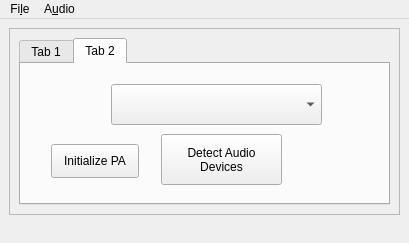
<?xml version="1.0" encoding="UTF-8"?>
<ui version="4.0">
 <class>HelloWindow</class>
 <widget class="QMainWindow" name="HelloWindow">
  <property name="geometry">
   <rect>
    <x>0</x>
    <y>0</y>
    <width>409</width>
    <height>243</height>
   </rect>
  </property>
  <property name="sizePolicy">
   <sizepolicy hsizetype="Preferred" vsizetype="Preferred">
    <horstretch>0</horstretch>
    <verstretch>0</verstretch>
   </sizepolicy>
  </property>
  <property name="minimumSize">
   <size>
    <width>271</width>
    <height>128</height>
   </size>
  </property>
  <property name="maximumSize">
   <size>
    <width>3000</width>
    <height>3000</height>
   </size>
  </property>
  <property name="windowTitle">
   <string>MainWindow</string>
  </property>
  <property name="animated">
   <bool>true</bool>
  </property>
  <widget class="QWidget" name="centralwidget">
   <layout class="QHBoxLayout" name="horizontalLayout">
    <item>
     <widget class="QFrame" name="frame">
      <property name="frameShape">
       <enum>QFrame::StyledPanel</enum>
      </property>
      <property name="frameShadow">
       <enum>QFrame::Raised</enum>
      </property>
      <layout class="QVBoxLayout" name="verticalLayout">
       <item>
        <widget class="QTabWidget" name="tabWidget">
         <property name="currentIndex">
          <number>1</number>
         </property>
         <widget class="QWidget" name="tab_5">
          <attribute name="title">
           <string>Tab 1</string>
          </attribute>
          <widget class="QPushButton" name="trigger">
           <property name="geometry">
            <rect>
             <x>0</x>
             <y>20</y>
             <width>381</width>
             <height>34</height>
            </rect>
           </property>
           <property name="text">
            <string>Hello?</string>
           </property>
          </widget>
          <widget class="QLineEdit" name="output">
           <property name="geometry">
            <rect>
             <x>0</x>
             <y>80</y>
             <width>381</width>
             <height>32</height>
            </rect>
           </property>
           <property name="alignment">
            <set>Qt::AlignCenter</set>
           </property>
           <property name="readOnly">
            <bool>true</bool>
           </property>
           <property name="placeholderText">
            <string>...</string>
           </property>
           <property name="clearButtonEnabled">
            <bool>false</bool>
           </property>
          </widget>
         </widget>
         <widget class="QWidget" name="tab_6">
          <attribute name="title">
           <string>Tab 2</string>
          </attribute>
          <widget class="QComboBox" name="audioListQ">
           <property name="geometry">
            <rect>
             <x>90</x>
             <y>20</y>
             <width>211</width>
             <height>41</height>
            </rect>
           </property>
           <property name="currentText">
            <string/>
           </property>
          </widget>
          <widget class="QPushButton" name="paInitTrigger">
           <property name="geometry">
            <rect>
             <x>30</x>
             <y>80</y>
             <width>88</width>
             <height>34</height>
            </rect>
           </property>
           <property name="text">
            <string>Initialize PA</string>
           </property>
          </widget>
          <widget class="QPushButton" name="paPopulateTrigger">
           <property name="geometry">
            <rect>
             <x>140</x>
             <y>70</y>
             <width>121</width>
             <height>51</height>
            </rect>
           </property>
           <property name="text">
            <string>Detect Audio
Devices</string>
           </property>
          </widget>
         </widget>
        </widget>
       </item>
      </layout>
     </widget>
    </item>
   </layout>
  </widget>
  <widget class="QMenuBar" name="menubar">
   <property name="geometry">
    <rect>
     <x>0</x>
     <y>0</y>
     <width>409</width>
     <height>30</height>
    </rect>
   </property>
   <widget class="QMenu" name="menuFile">
    <property name="title">
     <string>Fi&amp;le</string>
    </property>
    <addaction name="actionQuit"/>
   </widget>
   <widget class="QMenu" name="menuAudio">
    <property name="title">
     <string>A&amp;udio</string>
    </property>
    <addaction name="actionChoose_Audio_Device"/>
   </widget>
   <addaction name="menuFile"/>
   <addaction name="menuAudio"/>
  </widget>
  <widget class="QStatusBar" name="statusbar">
   <property name="sizeGripEnabled">
    <bool>false</bool>
   </property>
  </widget>
  <action name="actionQuit">
   <property name="text">
    <string>&amp;Quit</string>
   </property>
  </action>
  <action name="actionChoose_Audio_Device">
   <property name="text">
    <string>&amp;Choose Audio Device</string>
   </property>
  </action>
 </widget>
 <resources/>
 <connections>
  <connection>
   <sender>actionQuit</sender>
   <signal>triggered()</signal>
   <receiver>HelloWindow</receiver>
   <slot>close()</slot>
   <hints>
    <hint type="sourcelabel">
     <x>-1</x>
     <y>-1</y>
    </hint>
    <hint type="destinationlabel">
     <x>224</x>
     <y>107</y>
    </hint>
   </hints>
  </connection>
 </connections>
</ui>
